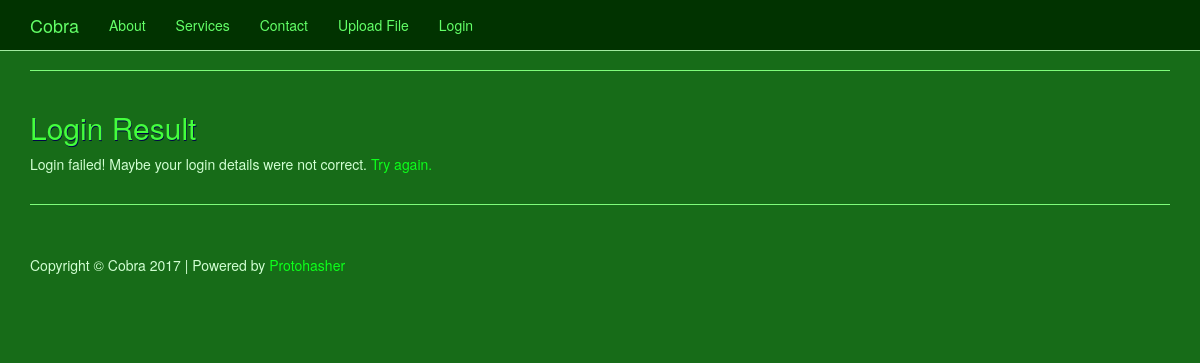
Page /loginPost.php?hashed_pin=56448 on the earlier database version.
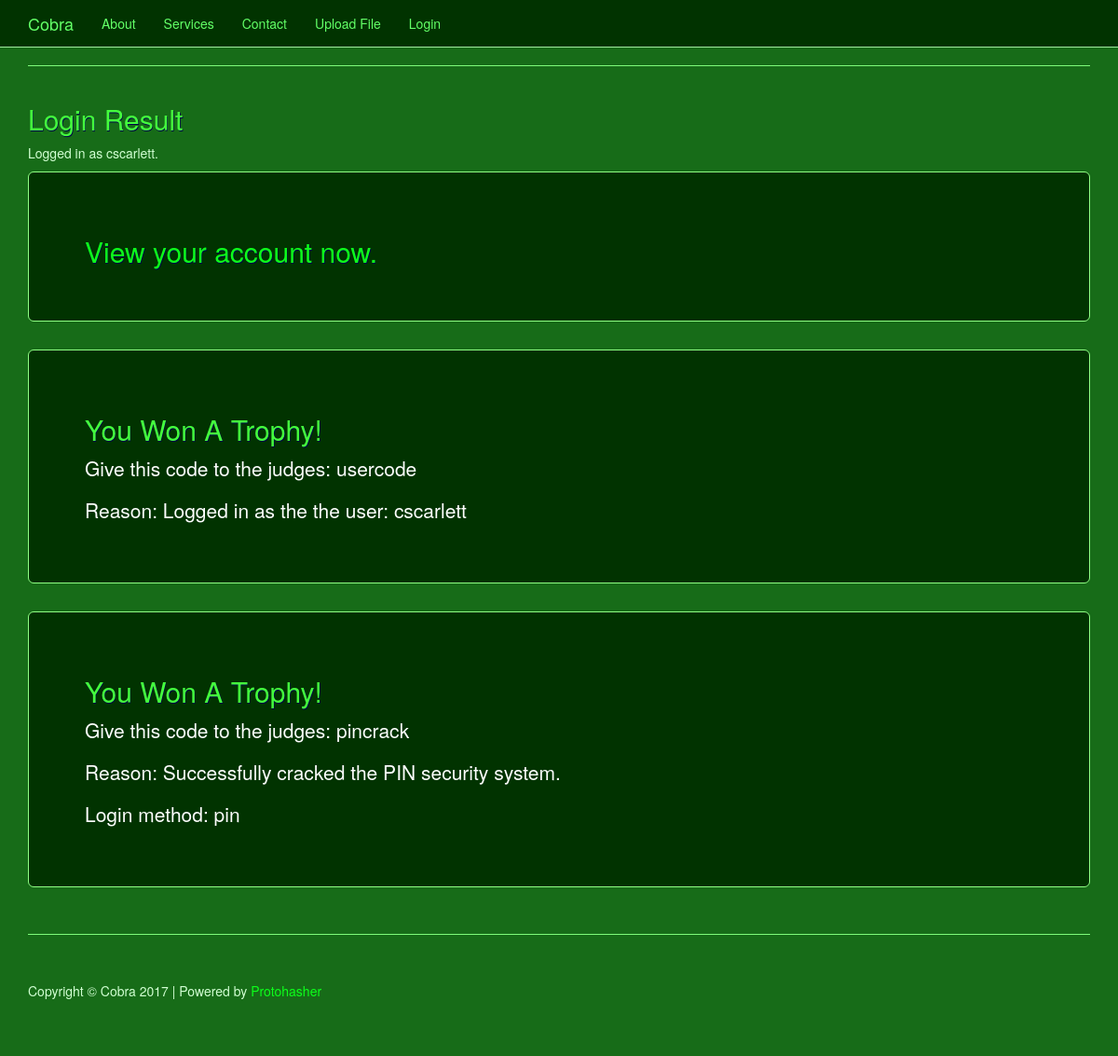
Same page on the later database version.
### tables this page shows
CREATE TABLE `user` (
  `userID` int(11) NOT NULL AUTO_INCREMENT,
  `username` varchar(255) DEFAULT NULL,
  `password` varchar(255) DEFAULT NULL,
  `pin` int(4) DEFAULT NULL,
  `hashed_pin` int(5) DEFAULT NULL,
  `trophyCode` varchar(255) DEFAULT NULL,
  `pin_crack_trophy` varchar(255) DEFAULT NULL,
  `password_crack_trophy` varchar(255) DEFAULT NULL,
  `dateCreated` datetime DEFAULT NULL,
  `dateModified` timestamp NULL DEFAULT NULL ON UPDATE CURRENT_TIMESTAMP,
  PRIMARY KEY (`userID`),
  UNIQUE KEY `userID` (`userID`) USING BTREE
);

### com/capstone/model/userManager.php (called while the page is built, shortened)
<?php
$settings = new SettingsManager();
class UserManager {
	public function loginUser($username ="", $password ="", $hashed_pin ="") {
		global $settings;
		$conn = new mysqli($settings->get('db_servername'), $settings->get('db_username'), $settings->get('db_password'), $settings->get('db_name'));
		$sql = "SELECT userID, username, password, trophyCode, pin_crack_trophy, password_crack_trophy FROM user";
		if( !empty($hashed_pin) )
		{
			$sql = $sql . " WHERE hashed_pin = '" . $hashed_pin . "'";
		}
		else
		{
			$sql = $sql . " WHERE username = '" . $username . "'";
			$sql = $sql . " AND password = '" . $password . "'";
		}
		$conn->multi_query($sql);
		$result = mysqli_store_result($conn);
		return $result;
	}
}

### public/loginPost.php (the view, shortened to what this page needs)
<?php
	require dirname(__FILE__) . '/../com/capstone/model/userManager.php';
	$userManager = new UserManager();
	$username = "";
	$password = "";
	$hashed_pin = "";
	$login_method = "";
	if(isset($_GET["hashed_pin"]))
	{
		$hashed_pin = $_GET["hashed_pin"];
		$login_method = "pin";
	}
	else
	{
		$login_method = "password";
	}
	$user = $userManager->loginUser($username, $password, $hashed_pin);
	include "includes/header.php";
?>
<hr>
<div class="row">
	<div class="col-sm-12">
		<h2>Login Result</h2>
		<?php
			if( $row = $user->fetch_assoc() )
			{
				$username = $row["username"];
				echo '<p>Logged in as ' . $row["username"] . '.</p>';
				echo '
					<div class="jumbotron">
						<h2><a href="account.php">View your account now.</a></h2>
					</div>
					<div class="jumbotron">
						<h2>You Won A Trophy!</h2>
						<p>Give this code to the judges: ' . $row["trophyCode"] . '</p>
						<p>Reason: Logged in as the the user: ' . $username . '</p>
					</div>
				';
				if( $login_method == "pin" )
				{
					echo '
						<div class="jumbotron">
							<h2>You Won A Trophy!</h2>
							<p>Give this code to the judges: ' . $row["pin_crack_trophy"] . '</p>
							<p>Reason: Successfully cracked the PIN security system.</p>
							<p>Login method: ' . $login_method . '</p>
						</div>
					';
				}
			}
			else
			{
				echo '
					<p>Login failed! Maybe your login details were not correct. <a href="login.php">Try again.</a></p>
				';
			}
		?>
	</div>
</div>
<?php include "includes/footer.php"; ?>

Differences in the rows shown:
now on this page (row edited): user: username "cscarlett", trophyCode "usercode", pin_crack_trophy "pincrack"
Other differences:
$login_method: (not shown) → "pin"
text no longer shown: "Login failed! Maybe your login details were not correct. Try again."
text now shown: "Logged in as . View your account now. You Won A Trophy! Give this code to the judges: Reason: Logged in as the the user: You Won A Trophy! Give this code to the judges: Reason: Successfully cracked the PIN security system. Login method:"
